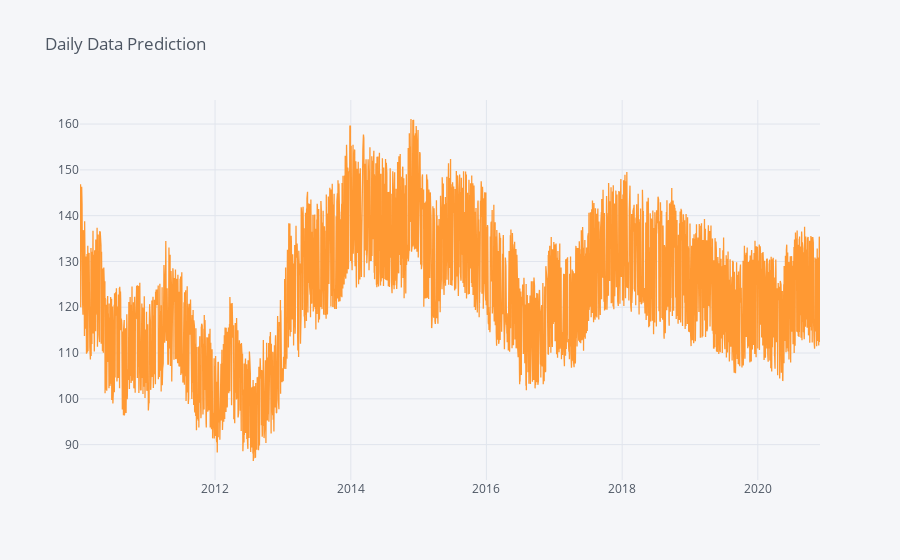

Source (notebook cell):
### Markdown cell above
## Forescating with SARIMA

### Code cell
%matplotlib inline
import plotly.graph_objs as go
from  plotly.offline import plot
import chart_studio.plotly as py
import cufflinks as cf
cf.go_offline()
from plotly.offline import download_plotlyjs, init_notebook_mode, plot,iplot
init_notebook_mode(connected='true')
df[API_DSName1Day].iplot(title="Daily Data Prediction")

### Figure 1 — Plotly figure (JSON) as saved in the notebook; plotly's stock layout.template omitted (floating-point values rounded to 4 significant figures; data arrays with more than 128 entries replaced by an {"elided": "..."} marker saying what was removed)
{"data": [{"line": {"color": "rgba(255, 153, 51, 1.0)", "dash": "solid", "shape": "linear", "width": 1.3}, "mode": "lines", "name": "ECB - Euro vs Japanese Yen", "text": "", "type": "scatter", "x": {"elided": "2847 str values"}, "y": {"elided": "2847 float values"}}], "layout": {"autosize": true, "legend": {"bgcolor": "#F5F6F9", "font": {"color": "#4D5663"}}, "paper_bgcolor": "#F5F6F9", "plot_bgcolor": "#F5F6F9", "title": {"font": {"color": "#4D5663"}, "text": "Daily Data Prediction"}, "xaxis": {"autorange": true, "gridcolor": "#E1E5ED", "range": ["2010-01-04", "2020-12-01"], "showgrid": true, "tickfont": {"color": "#4D5663"}, "title": {"font": {"color": "#4D5663"}, "text": ""}, "type": "date", "zerolinecolor": "#E1E5ED"}, "yaxis": {"autorange": true, "gridcolor": "#E1E5ED", "range": [82.27, 165.3], "showgrid": true, "tickfont": {"color": "#4D5663"}, "title": {"font": {"color": "#4D5663"}, "text": ""}, "type": "linear", "zerolinecolor": "#E1E5ED"}}}
